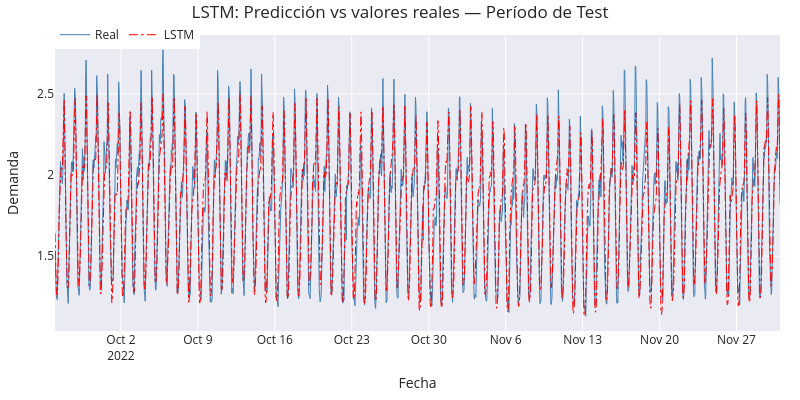

Source (notebook cell):
### Code cell
# Gráfico predicciones LSTM vs valores reales
# ==============================================================================
pred_lstm_plot = predicciones_lstm.loc[predicciones_lstm['level'] == 'Demand', 'pred']

fig = go.Figure()
fig.add_trace(go.Scatter(x=datos_test.index, y=datos_test['Demand'],
                         name='Real', mode='lines',
                         line=dict(color='steelblue', width=1)))
fig.add_trace(go.Scatter(x=pred_lstm_plot.index, y=pred_lstm_plot.values,
                         name='LSTM', mode='lines',
                         line=dict(color='red', dash='dashdot', width=1)))
fig.update_layout(
    title       = 'LSTM: Predicción vs valores reales — Período de Test',
    xaxis_title = 'Fecha',
    yaxis_title = 'Demanda',
    width=800, height=400,
    margin=dict(l=20, r=20, t=35, b=20),
    legend=dict(orientation='h', yanchor='top', y=1.05, xanchor='left', x=0)
)
fig.show()

### Figure 1 — Plotly figure (JSON) as saved in the notebook; plotly's stock layout.template omitted (floating-point values rounded to 4 significant figures; data arrays with more than 128 entries replaced by an {"elided": "..."} marker saying what was removed)
{"data": [{"line": {"color": "steelblue", "width": 1}, "mode": "lines", "name": "Real", "type": "scatter", "x": {"elided": "1584 str values"}, "y": {"elided": "1584 float values"}}, {"line": {"color": "red", "dash": "dashdot", "width": 1}, "mode": "lines", "name": "LSTM", "type": "scatter", "x": {"elided": "1584 str values"}, "y": {"elided": "1584 float values"}}], "layout": {"height": 400, "legend": {"orientation": "h", "x": 0, "xanchor": "left", "y": 1.05, "yanchor": "top"}, "margin": {"b": 20, "l": 20, "r": 20, "t": 35}, "title": {"text": "LSTM: Predicción vs valores reales — Período de Test"}, "width": 800, "xaxis": {"title": {"text": "Fecha"}}, "yaxis": {"title": {"text": "Demanda"}}}}
